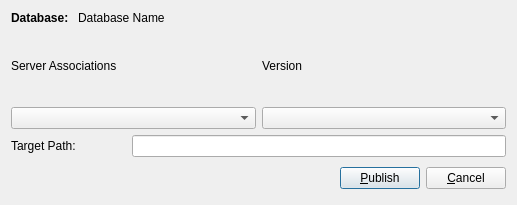
<?xml version="1.0" encoding="UTF-8"?>
<ui version="4.0" stdsetdef="1">
  <author></author>
  <comment>  Copyright 2017 Google Inc.
 Licensed under the Apache License, Version 2.0 (the &quot;License&quot;);
 you may not use this file except in compliance with the License.
 You may obtain a copy of the License at
 http://www.apache.org/licenses/LICENSE-2.0
 Unless required by applicable law or agreed to in writing, software
 distributed under the License is distributed on an &quot;AS IS&quot; BASIS,
 WITHOUT WARRANTIES OR CONDITIONS OF ANY KIND, either express or implied.
 See the License for the specific language governing permissions and
</comment>
  <exportmacro></exportmacro>
  <class>PublishDatabaseDialogBase</class>
  <widget class="QDialog" name="PublishDatabaseDialogBase">
    <property name="geometry">
      <rect>
        <x>0</x>
        <y>0</y>
        <width>517</width>
        <height>205</height>
      </rect>
    </property>
    <property name="windowTitle">
      <string>Publish Database</string>
    </property>
    <layout class="QGridLayout">
      <item row="3" column="0" rowspan="1" colspan="2">
        <layout class="QHBoxLayout">
          <item>
            <spacer name="spacer9">
              <property name="sizeHint">
                <size>
                  <width>80</width>
                  <height>31</height>
                </size>
              </property>
              <property name="sizeType">
                <enum>QSizePolicy::Expanding</enum>
              </property>
              <property name="orientation">
                <enum>Qt::Horizontal</enum>
              </property>
            </spacer>
          </item>
          <item>
            <widget class="QPushButton" name="publish_btn">
              <property name="text">
                <string>&amp;Publish</string>
              </property>
              <property name="shortcut">
                <string>Alt+P</string>
              </property>
              <property name="default">
                <bool>true</bool>
              </property>
            </widget>
          </item>
          <item>
            <widget class="QPushButton" name="cancel_btn">
              <property name="text">
                <string>&amp;Cancel</string>
              </property>
              <property name="shortcut">
                <string>Alt+C</string>
              </property>
              <property name="autoDefault">
                <bool>true</bool>
              </property>
              <property name="default">
                <bool>false</bool>
              </property>
            </widget>
          </item>
        </layout>
      </item>
      <item row="1" column="0" rowspan="1" colspan="2">
        <layout class="QHBoxLayout">
          <item>
            <layout class="QVBoxLayout">
              <item>
                <widget class="QLabel" name="textLabel1">
                  <property name="text">
                    <string>Server Associations</string>
                  </property>
                  <property name="wordWrap">
                    <bool>false</bool>
                  </property>
                </widget>
              </item>
              <item>
                <widget class="QComboBox" name="nickname_combo">
                  <property name="sizePolicy">
                    <sizepolicy>
                      <hsizetype>3</hsizetype>
                      <vsizetype>0</vsizetype>
                      <horstretch>0</horstretch>
                      <verstretch>0</verstretch>
                    </sizepolicy>
                  </property>
                </widget>
              </item>
            </layout>
          </item>
          <item>
            <layout class="QVBoxLayout">
              <item>
                <widget class="QLabel" name="textLabel1_2">
                  <property name="text">
                    <string>Version</string>
                  </property>
                  <property name="wordWrap">
                    <bool>false</bool>
                  </property>
                </widget>
              </item>
              <item>
                <widget class="QComboBox" name="version_combo">
                  <property name="sizePolicy">
                    <sizepolicy>
                      <hsizetype>3</hsizetype>
                      <vsizetype>0</vsizetype>
                      <horstretch>0</horstretch>
                      <verstretch>0</verstretch>
                    </sizepolicy>
                  </property>
                </widget>
              </item>
            </layout>
          </item>
        </layout>
      </item>
      <item row="0" column="1">
        <widget class="QLabel" name="db_name_label">
          <property name="text">
            <string>Database Name</string>
          </property>
          <property name="wordWrap">
            <bool>false</bool>
          </property>
        </widget>
      </item>
      <item row="2" column="0" rowspan="1" colspan="2">
        <layout class="QHBoxLayout">
          <item>
            <widget class="QLabel" name="target_path_label">
              <property name="enabled">
                <bool>true</bool>
              </property>
              <property name="sizePolicy">
                <sizepolicy>
                  <hsizetype>0</hsizetype>
                  <vsizetype>0</vsizetype>
                  <horstretch>0</horstretch>
                  <verstretch>0</verstretch>
                </sizepolicy>
              </property>
              <property name="margin">
                <number>0</number>
              </property>
              <property name="text">
                <string>Target Path:</string>
              </property>
              <property name="wordWrap">
                <bool>false</bool>
              </property>
            </widget>
          </item>
          <item>
            <spacer name="spacer2">
              <property name="sizeHint">
                <size>
                  <width>50</width>
                  <height>20</height>
                </size>
              </property>
              <property name="sizeType">
                <enum>QSizePolicy::Fixed</enum>
              </property>
              <property name="orientation">
                <enum>Qt::Horizontal</enum>
              </property>
            </spacer>
          </item>
          <item>
            <widget class="QLineEdit" name="target_path_edit">
              <property name="enabled">
                <bool>true</bool>
              </property>
            </widget>
          </item>
        </layout>
      </item>
      <item row="0" column="0">
        <widget class="QLabel" name="db_name_label_2">
          <property name="sizePolicy">
            <sizepolicy>
              <hsizetype>0</hsizetype>
              <vsizetype>0</vsizetype>
              <horstretch>0</horstretch>
              <verstretch>0</verstretch>
            </sizepolicy>
          </property>
          <property name="text">
            <string>&lt;b&gt;Database: &lt;/b&gt;</string>
          </property>
          <property name="wordWrap">
            <bool>false</bool>
          </property>
        </widget>
      </item>
    </layout>
  </widget>
  <layoutdefault spacing="6" margin="11"/>
  <pixmapfunction>qPixmapFromMimeSource</pixmapfunction>
  <tabstops>
    <tabstop>version_combo</tabstop>
    <tabstop>publish_btn</tabstop>
  </tabstops>
  <connections>
    <connection>
      <sender>publish_btn</sender>
      <signal>clicked()</signal>
      <receiver>PublishDatabaseDialogBase</receiver>
      <slot>accept()</slot>
    </connection>
    <connection>
      <sender>cancel_btn</sender>
      <signal>clicked()</signal>
      <receiver>PublishDatabaseDialogBase</receiver>
      <slot>reject()</slot>
    </connection>
  </connections>
</ui>
